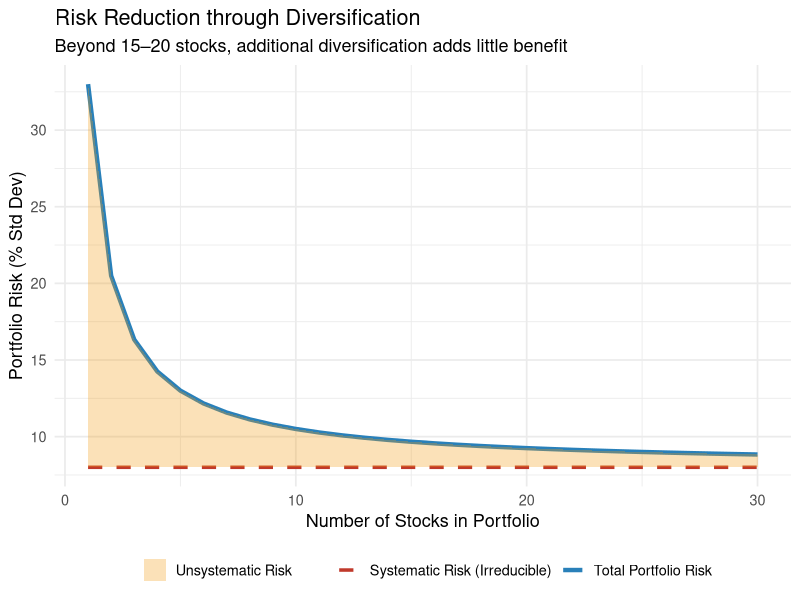
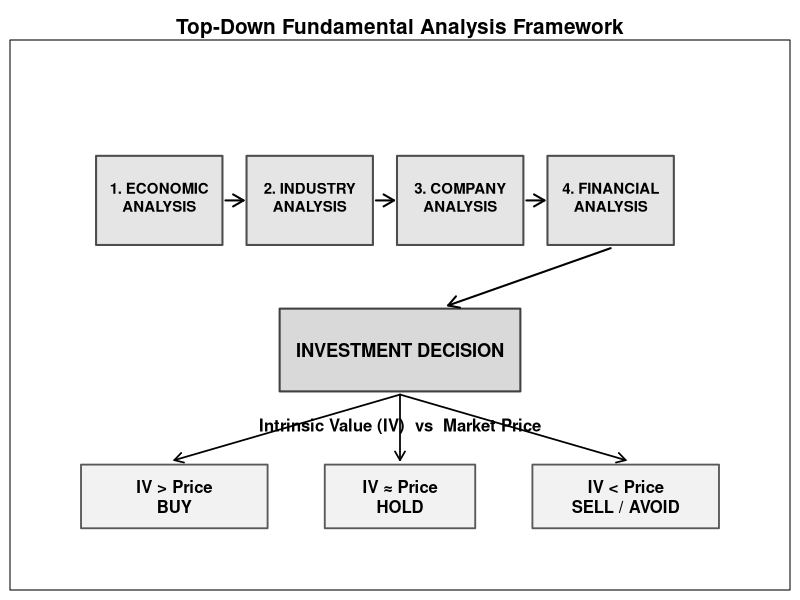
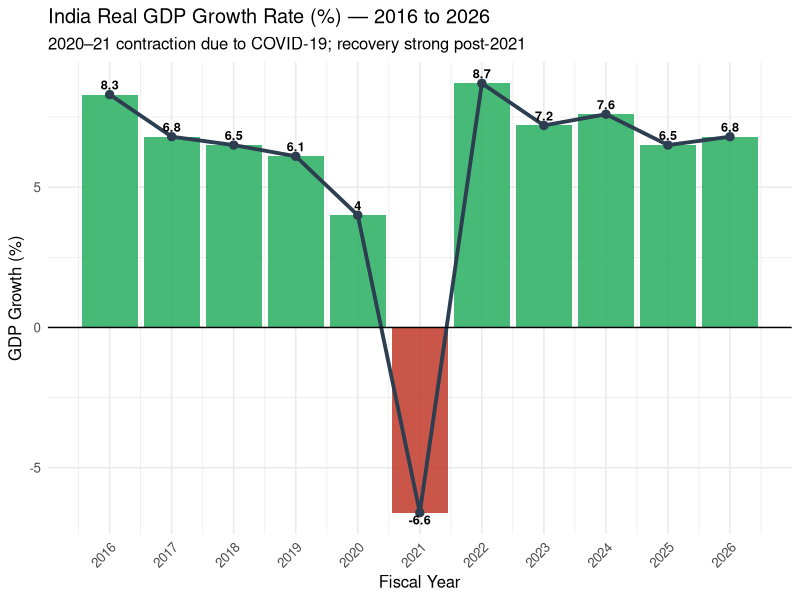
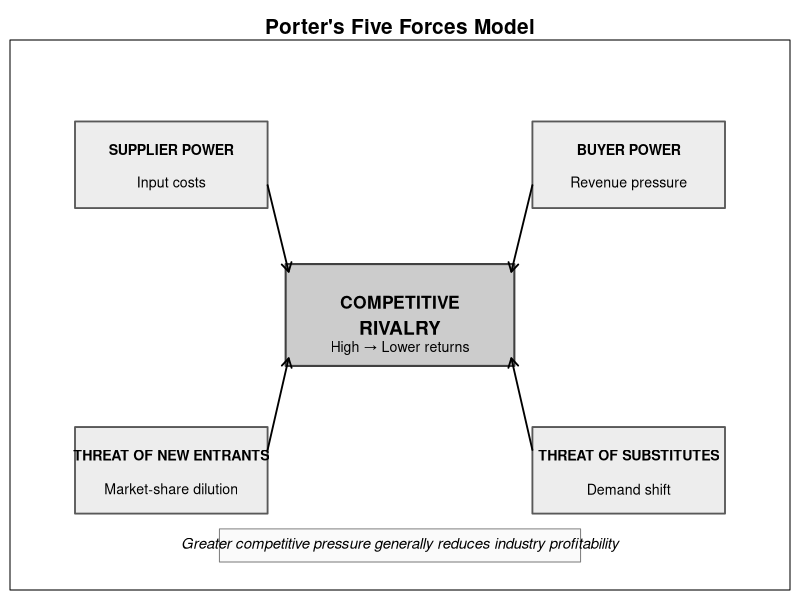

Reproduce these figures in R, in order.
## ---- chunk 1
knitr::opts_chunk$set(
  echo = TRUE,
  warning = FALSE,
  message = FALSE,
  fig.align = "center",
  out.width = "95%"
)

required_packages <- c(
  "bookdown", "knitr", "kableExtra", "ggplot2",
  "dplyr", "tidyr", "scales", "ggrepel"
)
missing_packages <- required_packages[
  !vapply(required_packages, requireNamespace, logical(1), quietly = TRUE)
]
if (length(missing_packages) > 0) {
  stop("Please install these packages before knitting: ",
       paste(missing_packages, collapse = ", "))
}

library(bookdown)
library(knitr)
library(kableExtra)
library(magrittr)
library(ggplot2)
library(dplyr)
library(tidyr)
library(scales)
library(ggrepel)
## ---- chunk 2
years <- 2019:2023
prices <- c(715, 950, 1750, 1480, 1415)  # Approximate Dec closing prices
dividends <- c(32, 27, 30, 34, 36)        # Annual dividends ₹

returns <- numeric(length(prices) - 1)
for (i in 2:length(prices)) {
  returns[i-1] <- ((prices[i] - prices[i-1]) + dividends[i-1]) / prices[i-1] * 100
}

cat("Annual Returns (Infosys):\n")
for(i in 1:length(returns)) cat(years[i+1], ":", round(returns[i], 2), "%\n")
cat("\nMean Annual Return:", round(mean(returns), 2), "%\n")
cat("Std Deviation (Risk):", round(sd(returns), 2), "%\n")
cat("CAGR:", round(((prices[5]/prices[1])^(1/4)-1)*100, 2), "% p.a.\n")
## ---- chunk 3
# Simulate risk reduction through diversification
n_stocks <- 1:30
total_risk <- 25 / n_stocks + 8  # Systematic = 8%, unsystematic decreasing
systematic_risk <- rep(8, 30)

plot_risk <- data.frame(
  Stocks = n_stocks,
  Total_Risk = total_risk,
  Systematic = systematic_risk
)

ggplot(plot_risk, aes(x = Stocks)) +
  geom_line(aes(y = Total_Risk, color = "Total Portfolio Risk"), size = 1.5) +
  geom_line(aes(y = Systematic, color = "Systematic Risk (Irreducible)"),
            linetype = "dashed", size = 1.2) +
  geom_ribbon(aes(ymin = Systematic, ymax = Total_Risk, fill = "Unsystematic Risk"),
              alpha = 0.3) +
  scale_color_manual(values = c("Total Portfolio Risk" = "#2980b9",
                                 "Systematic Risk (Irreducible)" = "#c0392b")) +
  scale_fill_manual(values = c("Unsystematic Risk" = "#f39c12")) +
  labs(title = "Risk Reduction through Diversification",
       subtitle = "Beyond 15–20 stocks, additional diversification adds little benefit",
       x = "Number of Stocks in Portfolio", y = "Portfolio Risk (% Std Dev)",
       color = "", fill = "") +
  theme_minimal(base_size = 13) +
  theme(legend.position = "bottom")
## ---- chunk 4
par(mar=c(.5,.5,2,.5)); plot.new(); plot.window(xlim=c(0,12),ylim=c(0,8))
x <- c(2,4.5,7,9.5); labs <- c("1. ECONOMIC
ANALYSIS","2. INDUSTRY
ANALYSIS","3. COMPANY
ANALYSIS","4. FINANCIAL
ANALYSIS")
for(i in seq_along(x)){rect(x[i]-1.05,5.1,x[i]+1.05,6.5,col="grey90",border="grey30",lwd=2);text(x[i],5.85,labs[i],font=2,cex=.9)}
arrows(3.1,5.8,3.4,5.8,length=.12,lwd=2);arrows(5.6,5.8,5.9,5.8,length=.12,lwd=2);arrows(8.1,5.8,8.4,5.8,length=.12,lwd=2)
rect(4,2.8,8,4.1,col="grey85",border="grey25",lwd=2);text(6,3.45,"INVESTMENT DECISION",font=2,cex=1.1);arrows(9.5,5.05,6.8,4.15,length=.12,lwd=2)
text(6,2.25,"Intrinsic Value (IV)  vs  Market Price",font=2,cex=1)
rect(.7,.65,3.8,1.65,col="grey95",border="grey35",lwd=1.8);rect(4.75,.65,7.25,1.65,col="grey95",border="grey35",lwd=1.8);rect(8.2,.65,11.3,1.65,col="grey95",border="grey35",lwd=1.8)
text(2.25,1.15,"IV > Price
BUY",font=2,cex=1);text(6,1.15,"IV ≈ Price
HOLD",font=2,cex=1);text(9.75,1.15,"IV < Price
SELL / AVOID",font=2,cex=1)
arrows(6,2.75,2.25,1.72,length=.1,lwd=1.7);arrows(6,2.75,6,1.72,length=.1,lwd=1.7);arrows(6,2.75,9.75,1.72,length=.1,lwd=1.7)
title("Top-Down Fundamental Analysis Framework",line=.3,cex.main=1.25);box()
## ---- chunk 5
gdp_data <- data.frame(
  Year = 2016:2026,
  GDP_Growth = c(8.3, 6.8, 6.5, 6.1, 4.0, -6.6, 8.7, 7.2, 7.6, 6.5, 6.8)
)

ggplot(gdp_data, aes(x = Year, y = GDP_Growth)) +
  geom_col(aes(fill = GDP_Growth > 0), alpha = 0.85) +
  geom_line(aes(group = 1), color = "#2c3e50", size = 1.3) +
  geom_point(size = 2.5, color = "#2c3e50") +
  geom_hline(yintercept = 0, color = "black", size = 0.5) +
  scale_fill_manual(values = c("TRUE" = "#27ae60", "FALSE" = "#c0392b"),
                    guide = "none") +
  labs(title = "India Real GDP Growth Rate (%) — 2016 to 2026",
       subtitle = "2020–21 contraction due to COVID-19; recovery strong post-2021",
       x = "Fiscal Year", y = "GDP Growth (%)") +
  scale_x_continuous(breaks = 2016:2026) +
  geom_text(aes(label = GDP_Growth, vjust = ifelse(GDP_Growth > 0, -0.5, 1.2)),
            size = 3.2, fontface = "bold") +
  theme_minimal(base_size = 12) +
  theme(axis.text.x = element_text(angle = 45, hjust = 1))
## ---- chunk 6
macro_data <- data.frame(
  Year = 2016:2026,
  Repo_Rate = c(6.50, 6.00, 6.25, 6.50, 5.15, 4.00, 4.00, 6.25, 6.50, 6.25, 5.75),
  CPI_Inflation = c(4.9, 3.3, 3.9, 4.8, 6.2, 5.1, 6.7, 5.5, 5.4, 4.9, 4.5)
)

kable(macro_data,
      caption = "Table 3.1: India Macroeconomic Indicators (2016–2026)",
      col.names = c("Year", "Repo Rate (%)", "CPI Inflation (%)"),
      booktabs = TRUE) %>%
  kable_styling(bootstrap_options = c("striped", "hover"), full_width = FALSE) %>%
  row_spec(0, bold = TRUE, color = "white", background = "#2c3e50")
## ---- chunk 7
par(mar=c(.5,.5,2,.5));plot.new();plot.window(xlim=c(0,12),ylim=c(0,10))
rect(4.1,4,7.9,6,col="grey80",border="grey25",lwd=2);text(6,5.25,"COMPETITIVE",font=2,cex=1.05);text(6,4.75,"RIVALRY",font=2,cex=1.15);text(6,4.35,"High → Lower returns",cex=.85)
boxes<-list(c(.6,7.1,3.8,8.8),c(8.2,7.1,11.4,8.8),c(.6,1.1,3.8,2.8),c(8.2,1.1,11.4,2.8));titles<-c("SUPPLIER POWER","BUYER POWER","THREAT OF NEW ENTRANTS","THREAT OF SUBSTITUTES");desc<-c("Input costs","Revenue pressure","Market-share dilution","Demand shift")
for(i in 1:4){b<-boxes[[i]];rect(b[1],b[2],b[3],b[4],col="grey93",border="grey35",lwd=1.8);text(mean(c(b[1],b[3])),b[4]-.55,titles[i],font=2,cex=.85);text(mean(c(b[1],b[3])),b[2]+.48,desc[i],cex=.85)}
arrows(3.8,7.55,4.15,5.85,length=.1,lwd=1.8);arrows(8.2,7.55,7.85,5.85,length=.1,lwd=1.8);arrows(3.8,2.35,4.15,4.15,length=.1,lwd=1.8);arrows(8.2,2.35,7.85,4.15,length=.1,lwd=1.8)
rect(3,.15,9,.8,col="grey98",border="grey50");text(6,.48,"Greater competitive pressure generally reduces industry profitability",cex=.9,font=3)
title("Porter's Five Forces Model",line=.3,cex.main=1.25);box()
## ---- chunk 8
pe_data <- data.frame(
  Company = c("Asian Paints", "TCS", "Infosys", "HDFC Bank", "Reliance Industries",
              "Bajaj Finance", "Avenue Supermarts", "ITC", "SBI", "ICICI Bank"),
  Sector = c("FMCG", "IT", "IT", "Banking", "Conglomerate",
             "NBFC", "Retail", "FMCG", "Banking", "Banking"),
  EPS_TTM = c(47, 114, 63, 84, 101, 94, 47, 20, 67, 47),
  CMP = c(2840, 4200, 1720, 1640, 3050, 7180, 5400, 475, 825, 1195),
  PE_Ratio = round(c(2840, 4200, 1720, 1640, 3050, 7180, 5400, 475, 825, 1195) /
                     c(47, 114, 63, 84, 101, 94, 47, 20, 67, 47), 1)
)

kable(pe_data,
      caption = "Table 3.2: P/E Ratios of Select Indian Companies (Approximate, 2024)",
      col.names = c("Company", "Sector", "EPS (₹ TTM)", "CMP (₹)", "P/E Ratio"),
      booktabs = TRUE) %>%
  kable_styling(bootstrap_options = c("striped", "hover"), full_width = TRUE) %>%
  row_spec(0, bold = TRUE, color = "white", background = "#2c3e50")
## ---- chunk 9
companies <- c("HDFC Bank", "TCS", "Asian Paints", "Bajaj Finance", "ITC")
net_margin <- c(0.23, 0.19, 0.15, 0.25, 0.28)
asset_turnover <- c(0.08, 1.12, 1.10, 0.12, 0.68)
leverage <- c(9.5, 1.6, 1.4, 6.5, 1.35)

roe <- net_margin * asset_turnover * leverage * 100

roe_df <- data.frame(
  Company = companies,
  Net_Margin = paste0(round(net_margin*100, 1), "%"),
  Asset_Turnover = round(asset_turnover, 2),
  Leverage = round(leverage, 1),
  ROE = paste0(round(roe, 1), "%")
)

kable(roe_df,
      caption = "Table 3.3: DuPont ROE Analysis — Select Indian Companies (2024)",
      col.names = c("Company", "Net Profit Margin", "Asset Turnover", "Leverage", "ROE"),
      booktabs = TRUE) %>%
  kable_styling(bootstrap_options = c("striped", "hover"), full_width = TRUE) %>%
  row_spec(0, bold = TRUE, color = "white", background = "#2c3e50")
## ---- chunk 10
de_data <- data.frame(
  Company = c("Tata Steel", "L&T", "Reliance Industries", "TCS", "Infosys",
              "HUL", "Asian Paints", "HDFC Bank", "SBI", "Coal India"),
  Debt_Equity = c(0.85, 1.20, 0.38, 0.00, 0.00, 0.01, 0.02, 9.80, 12.50, 0.01),
  Interpretation = c("Moderate (Steel industry norm)",
                     "High but manageable (long-term contracts)",
                     "Reduced significantly (asset sales)",
                     "Zero debt — cash-rich", "Zero debt — cash-rich",
                     "Near-zero (FMCG asset-light)", "Near-zero (premium brand)",
                     "High but natural for banking",
                     "Very high but sovereign-backed",
                     "Zero debt (PSU)")
)

kable(de_data,
      caption = "Table 3.4: Debt-to-Equity Ratio — Select NSE Companies (2024)",
      col.names = c("Company", "D/E Ratio", "Interpretation"),
      booktabs = TRUE) %>%
  kable_styling(bootstrap_options = c("striped", "hover"), full_width = TRUE) %>%
  row_spec(0, bold = TRUE, color = "white", background = "#2c3e50")
## ---- chunk 11
# Reliance Industries FY2024 Data (approximate)
ril_data <- list(
  PAT = 70806,          # ₹ Crore
  Revenue = 997690,     # ₹ Crore
  EBIT = 107504,        # ₹ Crore
  Total_Assets = 1743890,
  Current_Liabilities = 432050,
  Total_Equity = 660789,
  Long_Term_Debt = 380000,
  Short_Term_Debt = 85000,
  EPS_Diluted = 104.73,
  DPS = 10,             # Dividend per share
  Shares = 678.45,      # Crore
  CMP = 3050            # Approximate CMP
)

# Calculations
eps <- ril_data$EPS_Diluted
pe <- ril_data$CMP / eps
roe <- ril_data$PAT / ril_data$Total_Equity * 100
roce <- ril_data$EBIT / (ril_data$Total_Assets - ril_data$Current_Liabilities) * 100
de <- (ril_data$Long_Term_Debt + ril_data$Short_Term_Debt) / ril_data$Total_Equity
div_yield <- ril_data$DPS / ril_data$CMP * 100
bvps <- ril_data$Total_Equity / ril_data$Shares * 100  # ₹ per share (Equity in Cr, shares in Cr)
pb <- ril_data$CMP / bvps

cat("=== Reliance Industries Key Ratios (FY2024) ===\n")
cat("EPS (Diluted):     ₹", round(eps, 2), "\n")
cat("P/E Ratio:         ", round(pe, 1), "x\n")
cat("ROE:               ", round(roe, 2), "%\n")
cat("ROCE:              ", round(roce, 2), "%\n")
cat("Debt/Equity:       ", round(de, 2), "x\n")
cat("Dividend Yield:    ", round(div_yield, 2), "%\n")
cat("Book Value/Share: ₹", round(bvps, 2), "\n")
cat("P/B Ratio:         ", round(pb, 2), "x\n")
## ---- chunk 12
pat <- 45908; equity <- 87572; shares <- 362
cmp <- 4200; ebit <- 57800
total_assets <- 182000; curr_liab <- 52000

eps <- pat / shares
pe <- cmp / eps
roe <- pat / equity * 100
roce <- ebit / (total_assets - curr_liab) * 100
bvps <- equity / shares
pb <- cmp / bvps

cat("TCS Key Ratios (FY2024 Approximate):\n")
cat("EPS: ₹", round(eps, 2), "\n")
cat("P/E:", round(pe, 1), "x\n")
cat("ROE:", round(roe, 2), "%\n")
cat("ROCE:", round(roce, 2), "%\n")
cat("BVPS: ₹", round(bvps, 2), "\n")
cat("P/B:", round(pb, 2), "x\n")
